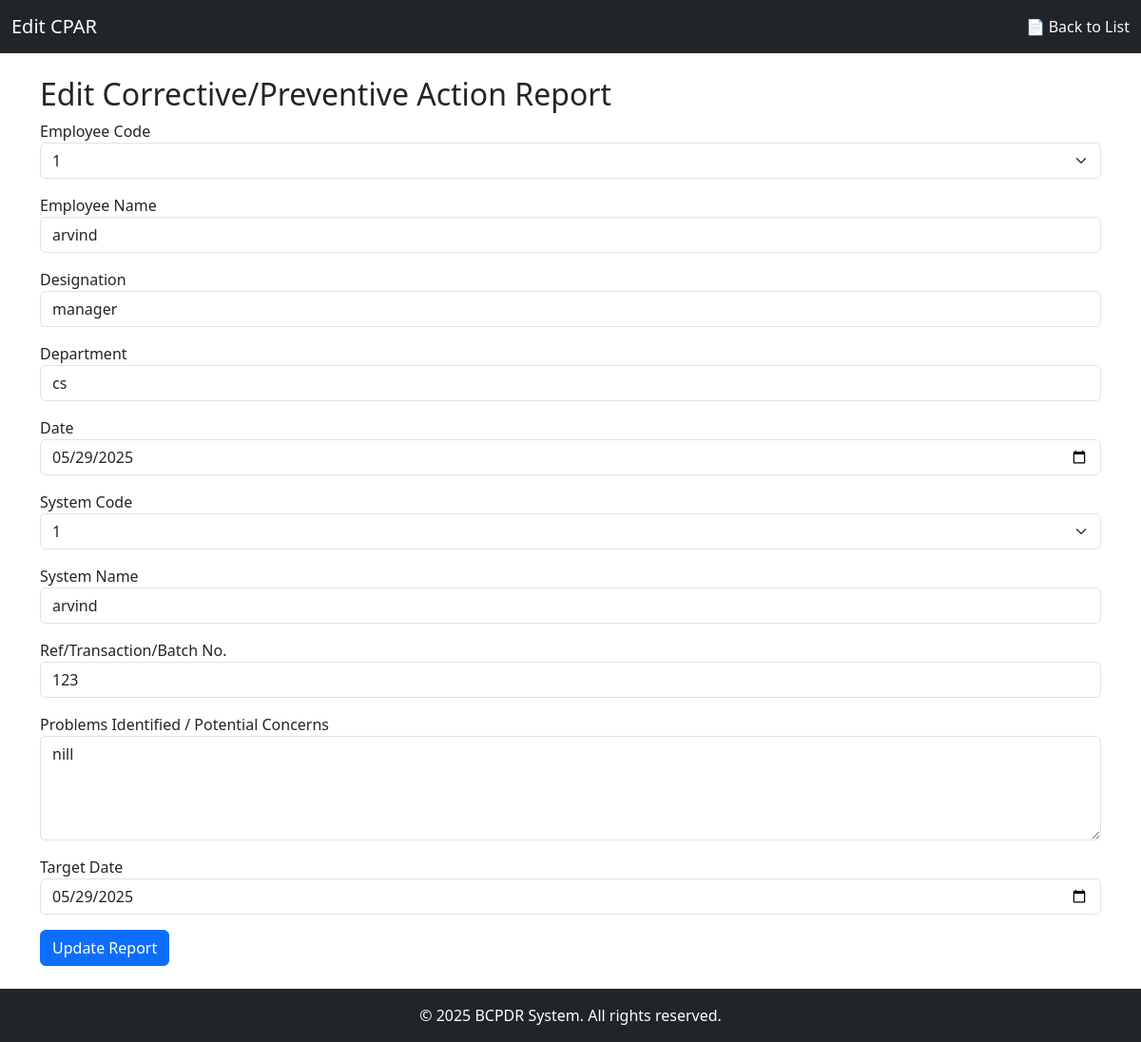
Before: /Corrective_or_Preventive_Action_Report/edit_cpar.php?id=1 with the older database file.
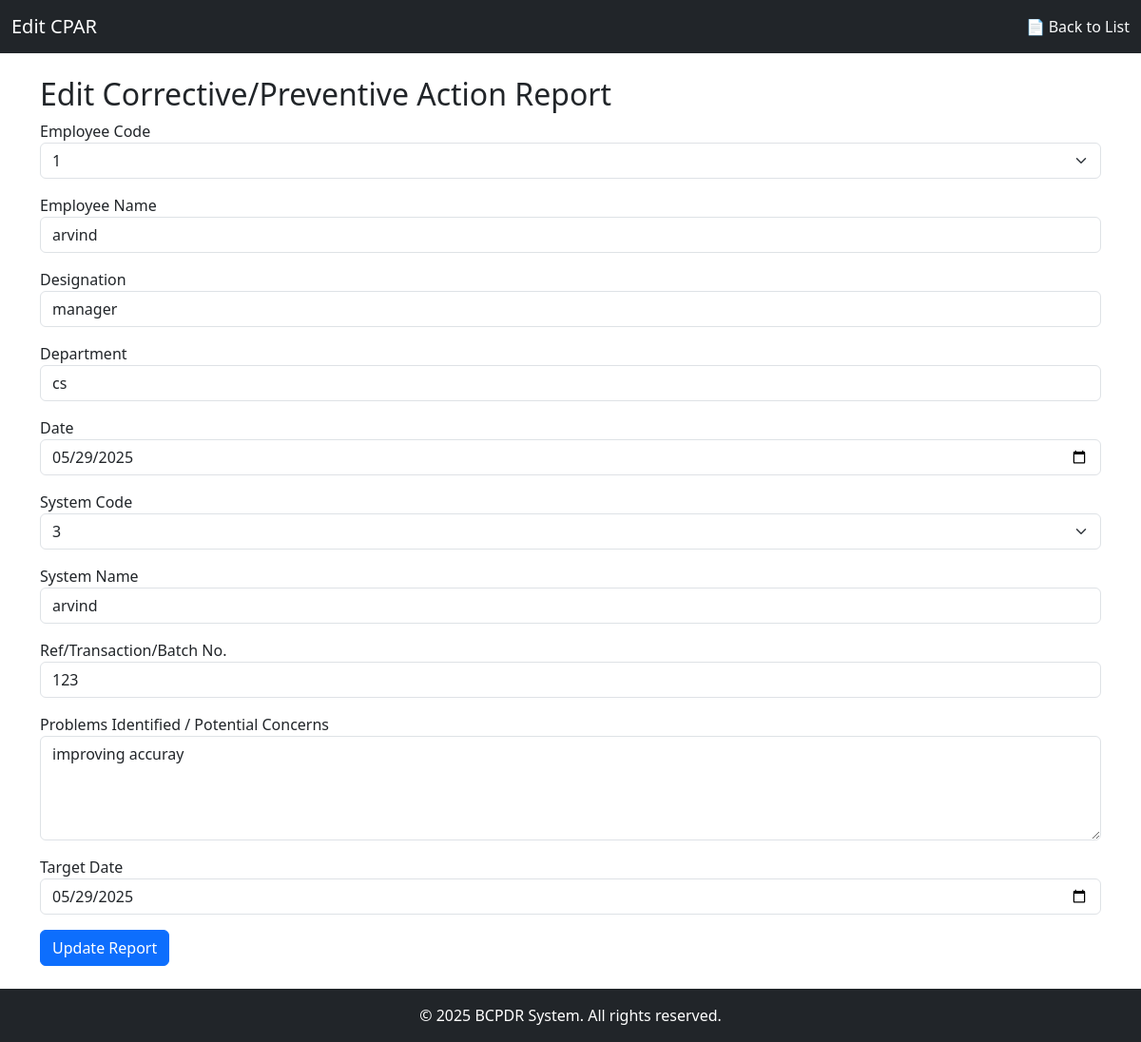
After: the same page with the newer database file.
### tables this page shows
CREATE TABLE `corrective_preventive_action_report` (
  `id` int(11) NOT NULL,
  `employee_code` varchar(20) NOT NULL,
  `employee_name` varchar(100) NOT NULL,
  `designation` varchar(50) NOT NULL,
  `department` varchar(50) NOT NULL,
  `action_date` date NOT NULL,
  `system_code` varchar(20) NOT NULL,
  `system_name` varchar(100) NOT NULL,
  `ref_transaction_batch_no` varchar(50) NOT NULL,
  `problems_identified` text NOT NULL,
  `target_date` date NOT NULL
);

CREATE TABLE `employees` (
  `id` int(11) NOT NULL,
  `employee_code` varchar(50) NOT NULL,
  `first_name` varchar(100) NOT NULL,
  `middle_name` varchar(100) DEFAULT NULL,
  `last_name` varchar(100) NOT NULL,
  `company` varchar(100) NOT NULL,
  `department` varchar(100) NOT NULL,
  `designation` varchar(100) NOT NULL,
  `location` varchar(100) NOT NULL,
  `phone1` varchar(20) NOT NULL,
  `phone2` varchar(20) DEFAULT NULL,
  `email1` varchar(100) NOT NULL,
  `email2` varchar(100) DEFAULT NULL,
  `created_at` timestamp NOT NULL DEFAULT current_timestamp()
);

### Corrective_or_Preventive_Action_Report/edit_cpar.php (the view, shortened to what this page needs)
<?php
$conn = new mysqli("localhost", "root", "", "bcpdr");
$id = (int)$_GET['id'];
$result = $conn->query("SELECT * FROM corrective_preventive_action_report WHERE id = $id");
$row = $result->fetch_assoc();
$employees = $conn->query("SELECT employee_code, first_name FROM employees ORDER BY employee_code");
$systems = $conn->query("SELECT system_code, system_name FROM system_master ORDER BY system_code");
?>
<!DOCTYPE html>
<html>
<head>
    <link href="https://cdn.jsdelivr.net/npm/bootstrap@5.3.3/dist/css/bootstrap.min.css" rel="stylesheet">
</head>
<body>
<nav class="navbar navbar-dark bg-dark">
    <div class="container-fluid">
        <span class="navbar-brand">Edit CPAR</span>
        <a href="cpar_list.php" class="text-light text-decoration-none">📄 Back to List</a>
    </div>
</nav>
<div class="container mt-4">
    <h2>Edit Corrective/Preventive Action Report</h2>
    <form method="post" id="cparForm">
        <div class="mb-3">
            <label>Employee Code</label>
            <select name="employee_code" id="employee_code" class="form-select" required>
                <?php while($emp = $employees->fetch_assoc()): ?>
                    <option value="<?= htmlspecialchars($emp['employee_code']) ?>"
                        <?= ($emp['employee_code'] === $row['employee_code']) ? 'selected' : '' ?>>
                        <?= htmlspecialchars($emp['employee_code']) ?>
                    </option>
                <?php endwhile; ?>
            </select>
        </div>
        <div class="mb-3">
            <label>Employee Name</label>
            <input type="text" name="employee_name" id="employee_name" class="form-control" readonly required
                value="<?= htmlspecialchars($row['employee_name']) ?>">
        </div>
        <div class="mb-3">
            <label>Designation</label>
            <input type="text" name="designation" id="designation" class="form-control" readonly required
                value="<?= htmlspecialchars($row['designation']) ?>">
        </div>
        <div class="mb-3">
            <label>Department</label>
            <input type="text" name="department" id="department" class="form-control" readonly required
                value="<?= htmlspecialchars($row['department']) ?>">
        </div>
        <div class="mb-3">
            <label>Date</label>
            <input type="date" name="action_date" class="form-control" required
                value="<?= htmlspecialchars($row['action_date']) ?>">
        </div>
        <div class="mb-3">
            <label>System Code</label>
            <select name="system_code" id="system_code" class="form-select" required>
                <?php
                $systems->data_seek(0);
                while($sys = $systems->fetch_assoc()): ?>
                    <option value="<?= htmlspecialchars($sys['system_code']) ?>" data-name="<?= htmlspecialchars($sys['system_name']) ?>"
                        <?= ($sys['system_code'] === $row['system_code']) ? 'selected' : '' ?>>
                        <?= htmlspecialchars($sys['system_code']) ?>
                    </option>
                <?php endwhile; ?>
            </select>
        </div>
        <div class="mb-3">
            <label>System Name</label>
            <input type="text" name="system_name" id="system_name" class="form-control" readonly required
                value="<?= htmlspecialchars($row['system_name']) ?>">
        </div>
        <div class="mb-3">
            <label>Ref/Transaction/Batch No.</label>
            <input type="text" name="ref_transaction_batch_no" class="form-control" required maxlength="50"
                value="<?= htmlspecialchars($row['ref_transaction_batch_no']) ?>">
        </div>
        <div class="mb-3">
            <label>Problems Identified / Potential Concerns</label>
            <textarea name="problems_identified" class="form-control" rows="4" required><?= htmlspecialchars($row['problems_identified']) ?></textarea>
        </div>
        <div class="mb-3">
            <label>Target Date</label>
            <input type="date" name="target_date" class="form-control" required
                value="<?= htmlspecialchars($row['target_date']) ?>">
        </div>
        <button type="submit" class="btn btn-primary">Update Report</button>
    </form>
</div>
<br>
<footer class="bg-dark text-white text-center py-3">
    © 2025 BCPDR System. All rights reserved.
</footer>
</body>
</html>

Changed rows visible on the page:
changed corrective_preventive_action_report "arvind": system_code "1" → "3"; problems_identified "nill" → "improving accuray"
